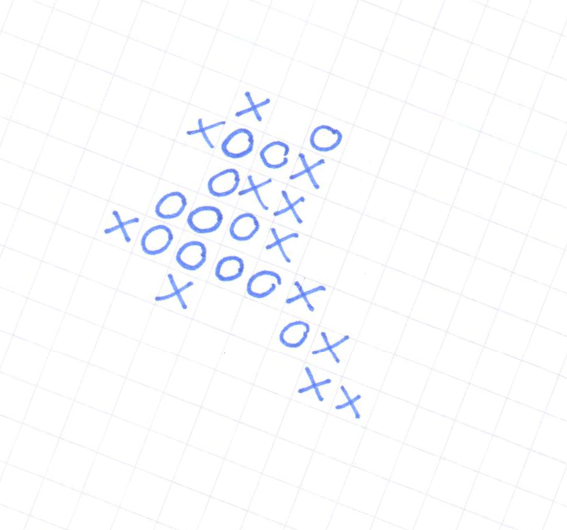
%> input picture input/img19.png, 567 x 530 px
$ octave object_find.m   (GNU Octave 9; MATLAB toolbox functions it lacks are replaced by stand-ins)
%> lines starting %> are read from the running program, lines starting %| are printed output that depends on the picture; in (x1, y1, x2, y2) boxes, pixels count from 0 and x2, y2 are one past the last pixel; in counts of white or black regions, pixels touching at a corner belong together; the program's own positions count from 1
clc
close all
filename ="input/img19.png";
img1 = imread(filename);
%> img1 is the input picture: size 530x567x3 uint8; mean R, G, B 250.8, 251.5, 253.5
imshow(img1);
title('Original image')
%%
img = rgb2gray(imread(filename));
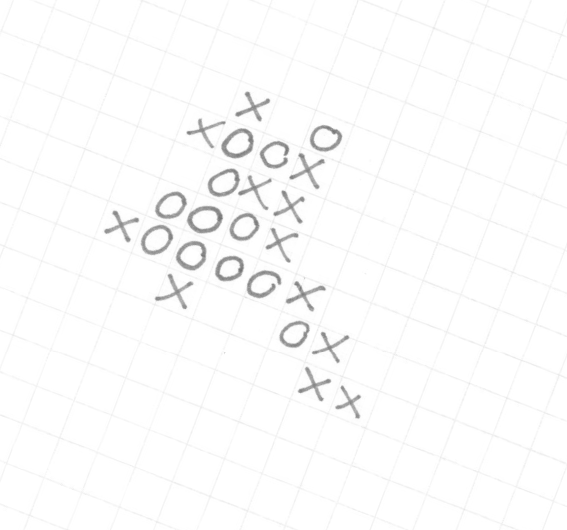
%> img: size 530x567 uint8; min 115, max 255, mean 251.6
imshow(img);
%%
BW = imbinarize(img,graythresh(img));
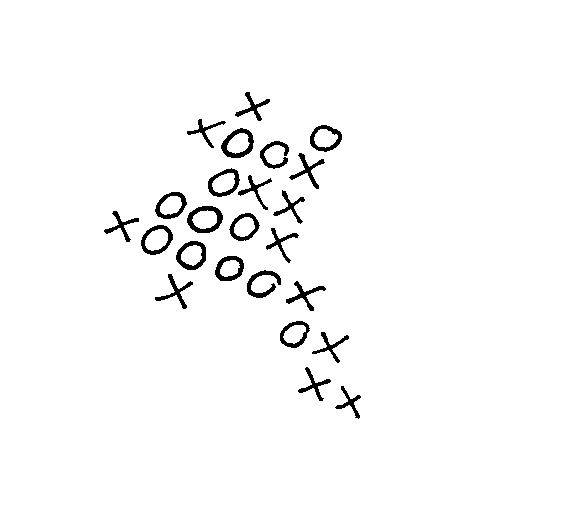
%> BW: size 530x567 logical; 97.6% white; 24 black regions, largest, box (x1, y1, x2, y2) and area: (187, 206, 223, 233) 405, (221, 128, 254, 158) 393, (176, 241, 206, 270) 355
%BW = stretch_lin(img);
BW = ~BW;
%> BW: size 530x567 logical; 2.4% white; 24 white regions
%figure
imshow(BW);

%%
CC = bwconncomp(BW);
%> CC = 24 connected components
disp(CC)
%%
stats = regionprops(CC);
%> stats = 24 regions; largest, box (x1, y1, x2, y2), Area and Centroid: (187, 206, 223, 233) 405 [205.7 219.9], (221, 128, 254, 158) 393 [238.5 144.6], (176, 241, 206, 270) 355 [192.3 256.2], (247, 270, 281, 298) 349 [263.3 284.5], (141, 225, 173, 255) 335 [157.4 240.5]
disp(stats);
%> (printed output is left out)
bw2 = BW;
% Display the original image
imshow(BW);

player1_symbol= {};
player2_symbol= {};
bbno=1;
for i = 1:numel(stats)
    % Extract the coordinates of the bounding box
    area = stats(i).Area;
    %if area > 50
        x = stats(i).BoundingBox(1);
        y = stats(i).BoundingBox(2);
        width = stats(i).BoundingBox(3);
        height = stats(i).BoundingBox(4);

        m_X = stats(i).Centroid(1);
        m_y = stats(i).Centroid(2);

        test_mat = BW(round(m_y)-3:round(m_y)+3,round(m_X)-3:round(m_X)+3);

        if any(test_mat == 0)
            bboxColor = 'g';
            player1_symbol = [player1_symbol ,[stats(i).BoundingBox]];
        else
            bboxColor = 'r';
            player2_symbol = [player2_symbol ,[stats(i).BoundingBox]];
        end
% [8 lines of commented-out code are left out]
        rectangle('Position', [x, y, width, height], 'EdgeColor', bboxColor, 'LineWidth', 0.5);
        H= text(x+5, y+5,string(bbno));
        set(H,'color','red','fontsize',10)
        bbno = bbno+1;

    %end
end
%> this loop made 24 passes
%> (area, x, y, width, height, m_X, m_y, bboxColor) on pass 3: (325, 155.5, 192.5, 32, 27, 171.5, 206.3, 'g')
%> (area, x, y, width, height, m_X, m_y, bboxColor) on pass 4: (290, 155.5, 274.5, 38, 35, 176.2, 292.5, 'r')
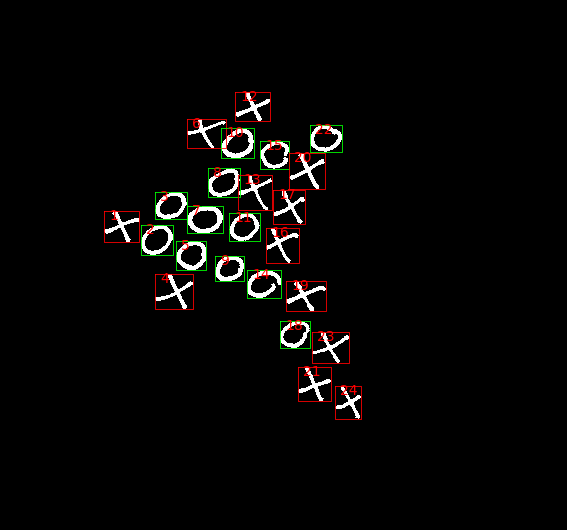
%> figure redrawn from the program's plot data

$ run again, with input/img00.png copied over input/img19.png
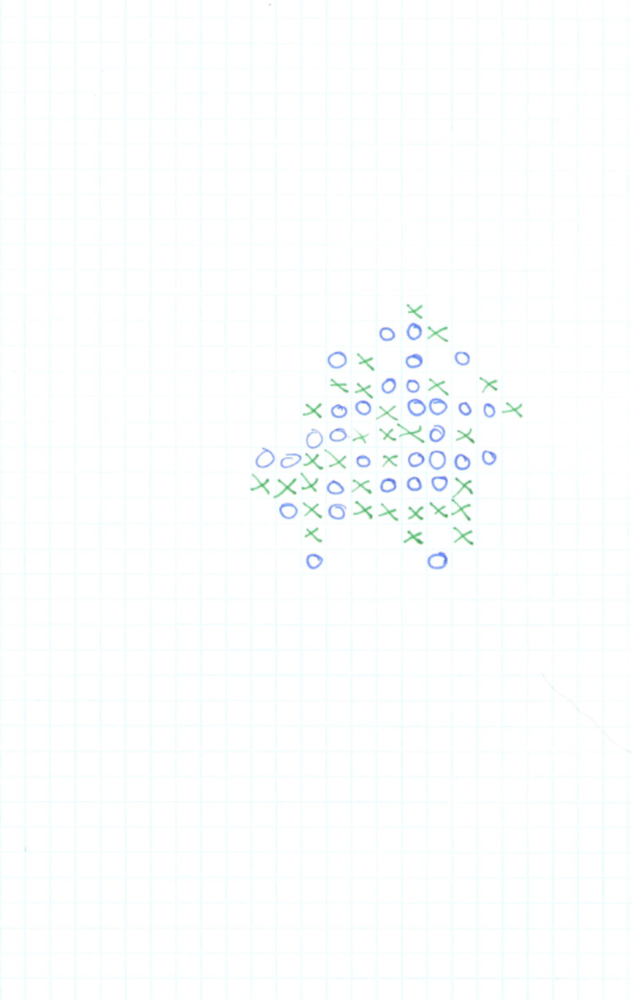
%> input picture input/img00.png, 632 x 1000 px, shrunk from 927 x 1466 before the run
%> img1 is the input picture: size 1000x632x3 uint8; mean R, G, B 252, 253.9, 254
%> `BW = imbinarize(img,graythresh(img));`:
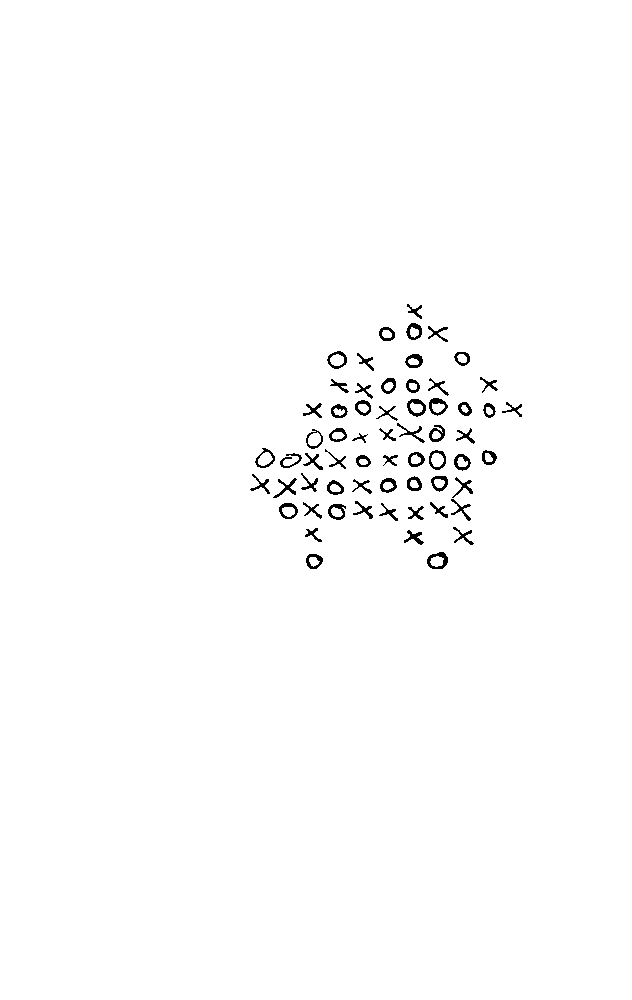
%> BW: size 1000x632 logical; 98.9% white; black in thin lines or dots, all inside (x1, y1, x2, y2) = (250, 304, 522, 569)
%> CC = 62 connected components
%> stats = 62 regions; largest, box (x1, y1, x2, y2), Area and Centroid: (427, 552, 448, 569) 170 [438.7 561], (407, 399, 426, 417) 159 [416.9 407.8], (429, 398, 448, 416) 155 [438.1 406.3], (273, 478, 297, 498) 140 [287.1 488.5], (328, 504, 346, 520) 139 [337.6 511.8]
%> (printed output is left out)
%> the loop `for i = 1:numel(stats)` made 62 passes
%> (area, x, y, width, height, m_X, m_y, bboxColor) on pass 3: (140, 273.5, 478.5, 24, 20, 287.1, 488.5, 'g')
%> after the loop `for i = 1:numel(stats)`: bbno = 63; player1_symbol = 49 items
%> after the loop `for i = 1:numel(stats)`:
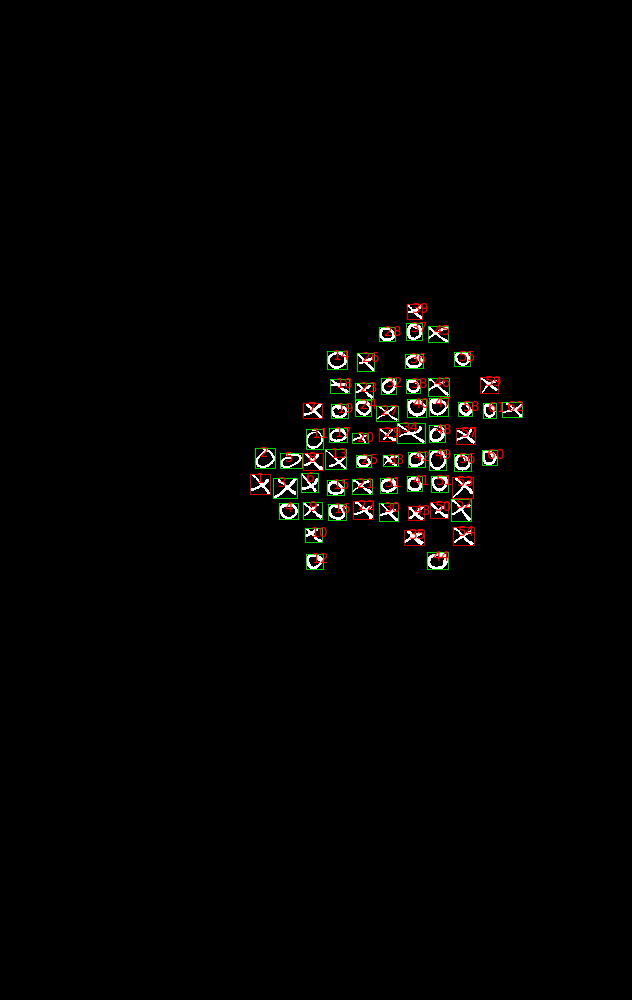
%> figure redrawn from the program's plot data

$ run again, with input/img01.png copied over input/img19.png
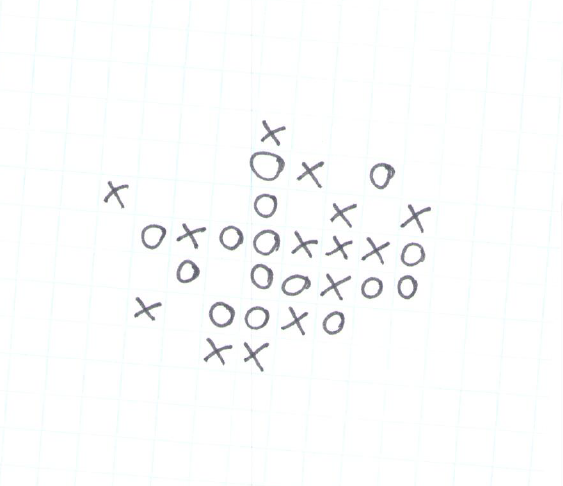
%> input picture input/img01.png, 563 x 486 px
%> img1 is the input picture: size 486x563x3 uint8; mean R, G, B 250.9, 251.7, 251.8
%> `BW = imbinarize(img,graythresh(img));`:
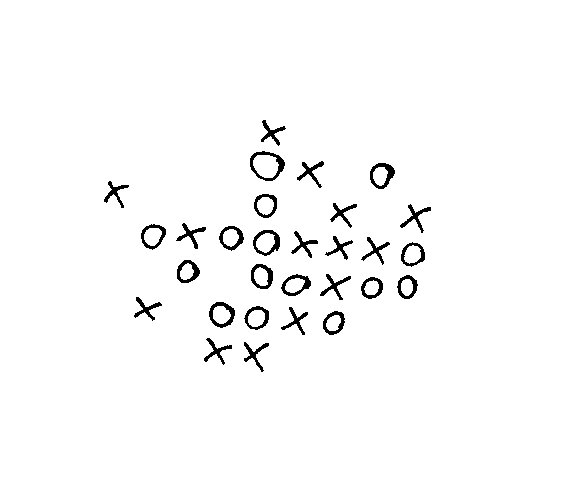
%> BW: size 486x563 logical; 97.7% white; 29 black regions, largest, box (x1, y1, x2, y2) and area: (250, 151, 285, 181) 313, (370, 163, 395, 189) 269, (209, 302, 235, 328) 266
%> CC = 29 connected components
%> stats = 29 regions; largest, box (x1, y1, x2, y2), Area and Centroid: (250, 151, 285, 181) 313 [268.7 165.4], (370, 163, 395, 189) 269 [383.3 175.2], (209, 302, 235, 328) 266 [222.7 314.9], (253, 230, 280, 256) 262 [268.2 242.7], (281, 274, 311, 296) 243 [297.1 285.3]
%> (printed output is left out)
%> the loop `for i = 1:numel(stats)` made 29 passes
%> (area, x, y, width, height, m_X, m_y, bboxColor) on pass 2: (198, 134.5, 297.5, 28, 24, 147, 309.2, 'r')
%> after the loop `for i = 1:numel(stats)`:
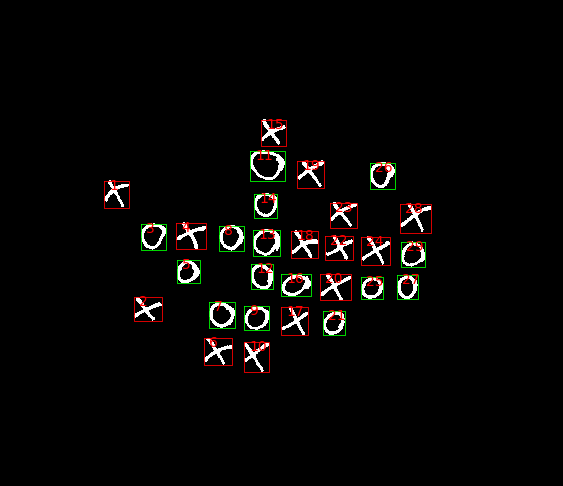
%> figure redrawn from the program's plot data

$ run again, with input/img02.png copied over input/img19.png
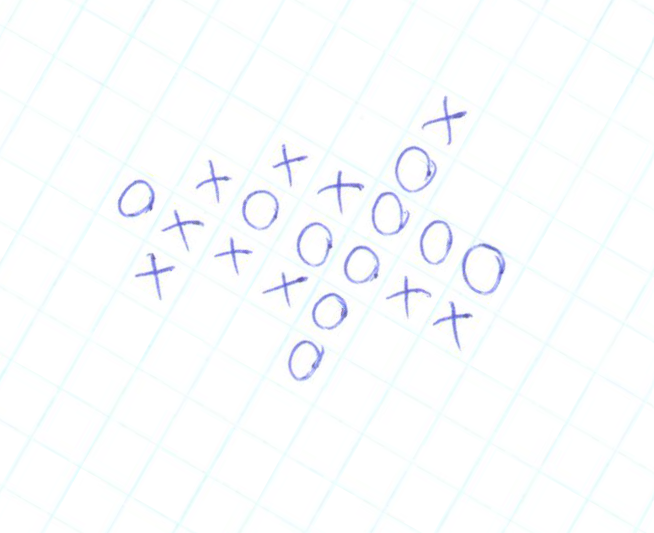
%> input picture input/img02.png, 654 x 533 px
%> img1 is the input picture: size 533x654x3 uint8; mean R, G, B 250.7, 252.4, 253.6
%> `BW = imbinarize(img,graythresh(img));`:
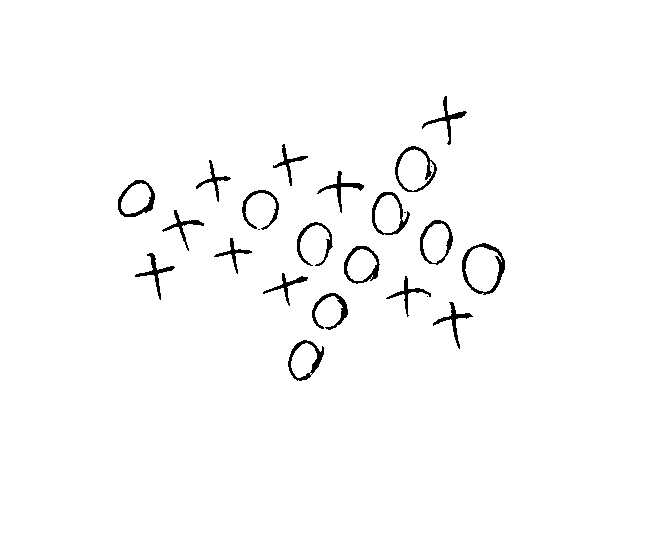
%> BW: size 533x654 logical; 98.1% white; 24 black regions (4 under 20 px), largest, box (x1, y1, x2, y2) and area: (462, 243, 505, 295) 513, (395, 146, 437, 192) 412, (288, 340, 324, 381) 390
%> CC = 24 connected components
%> stats = 24 regions; largest, box (x1, y1, x2, y2), Area and Centroid: (462, 243, 505, 295) 513 [485.2 268], (395, 146, 437, 192) 412 [417 169.2], (288, 340, 324, 381) 390 [307 360.3], (118, 180, 155, 217) 387 [138 200.5], (372, 192, 410, 235) 383 [390.4 214.6]
%> (printed output is left out)
%> the loop `for i = 1:numel(stats)` made 24 passes
%> (area, x, y, width, height, m_X, m_y, bboxColor) on pass 3: (268, 162.5, 210.5, 42, 41, 183.5, 226.8, 'r')
%> after the loop `for i = 1:numel(stats)`:
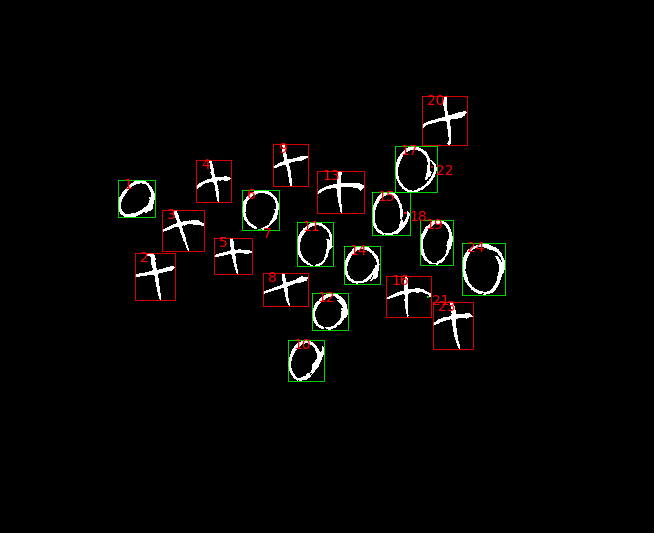
%> figure redrawn from the program's plot data
